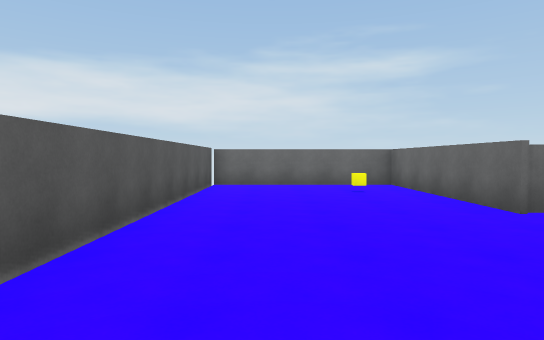
View 1 (above)

21 first-person views from a walk through a Unity game level. The camera is 1.4 m above the floor, tilts 2° down and sees 75° across. The floor is counted in squares, 2 m on a side. Each view is taken from the middle of a square. On the plan, view 1 faces up. The plan holds only what a view shows up to about 11 squares ahead; the rest is blank. The place goes on beyond the plan. The player is left out.

View 2
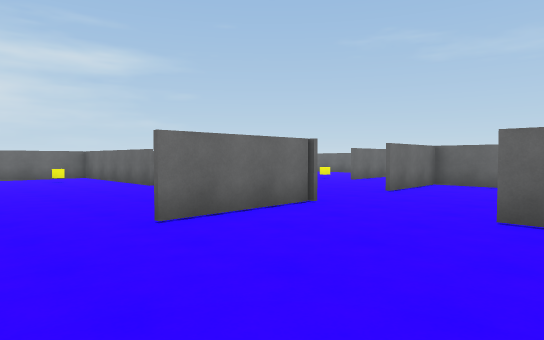

View 3
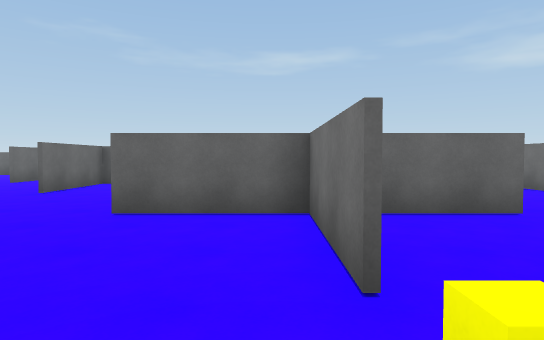

View 4
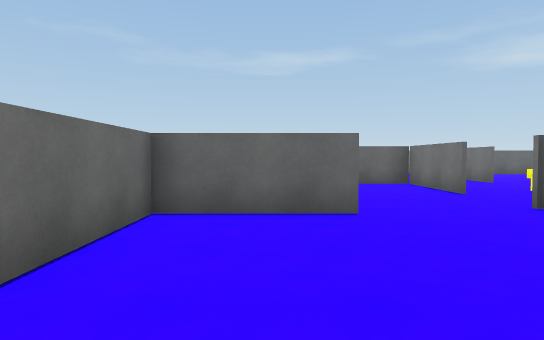

View 5
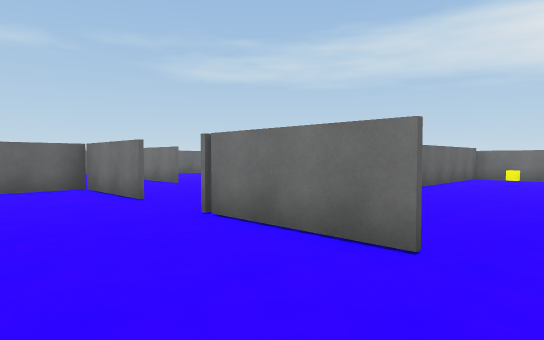

View 6
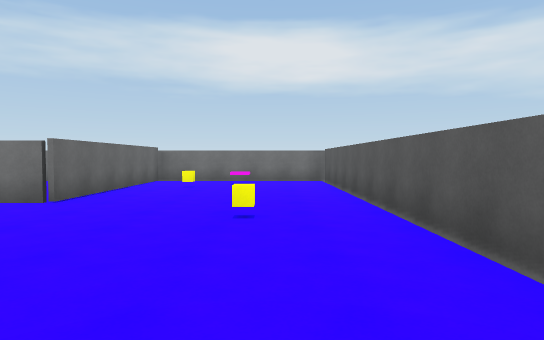

View 7
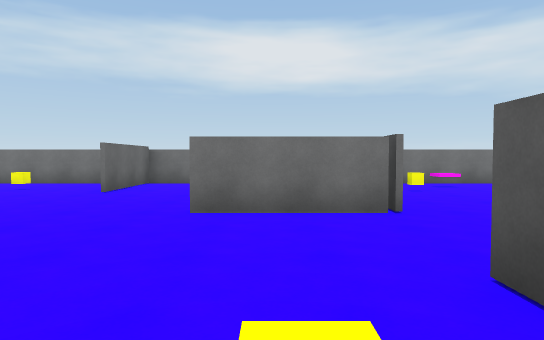

View 8
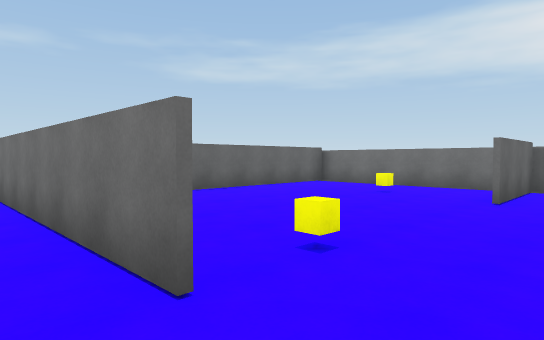

View 9
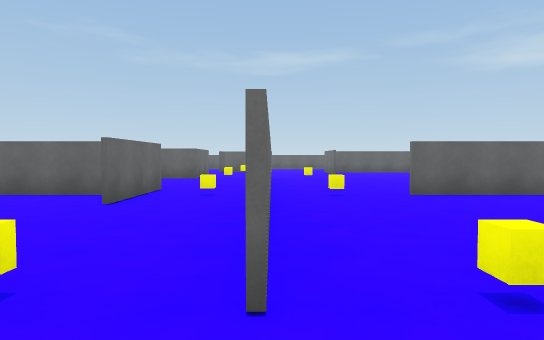

View 10
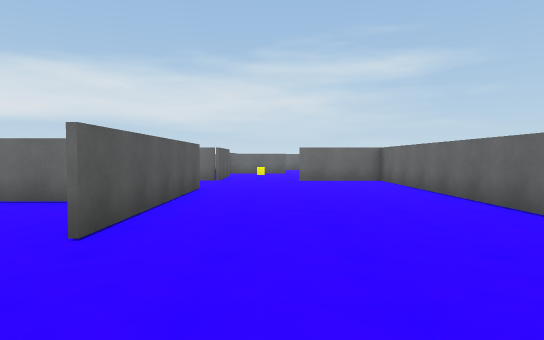

View 11
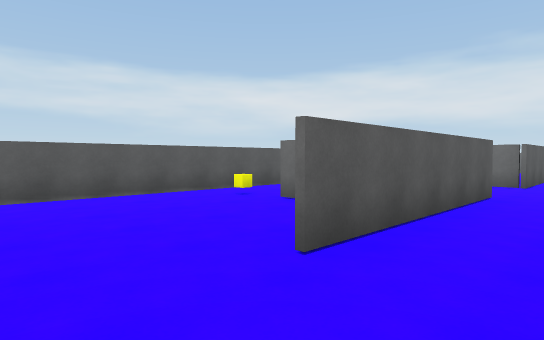

View 12
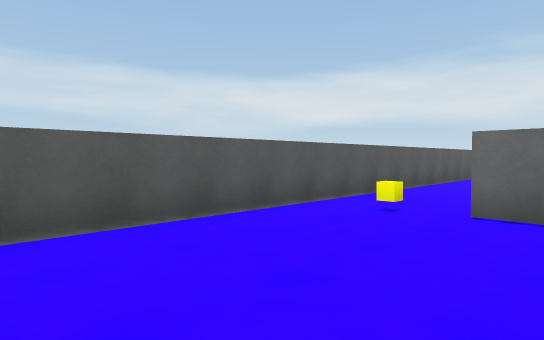

View 13
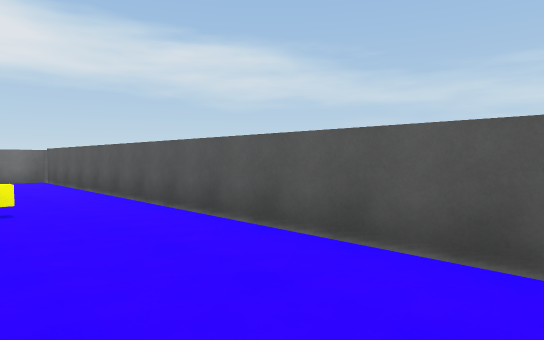

View 14
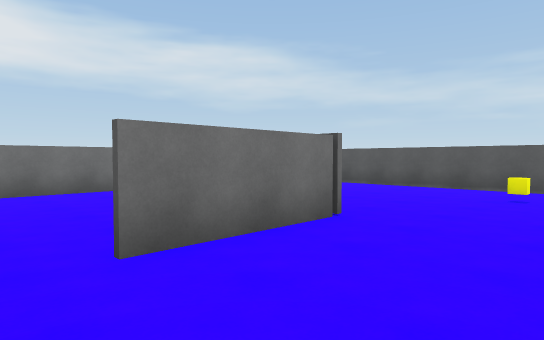

View 15
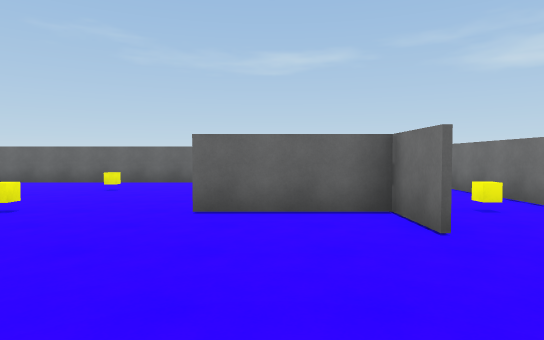

View 16
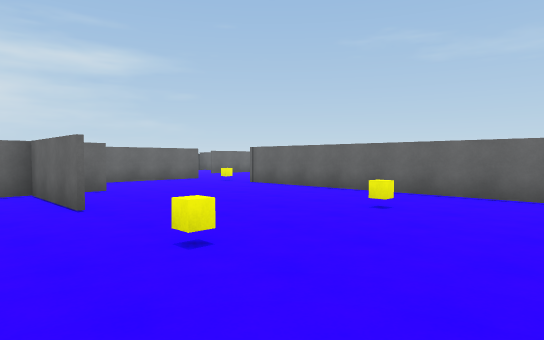

View 17
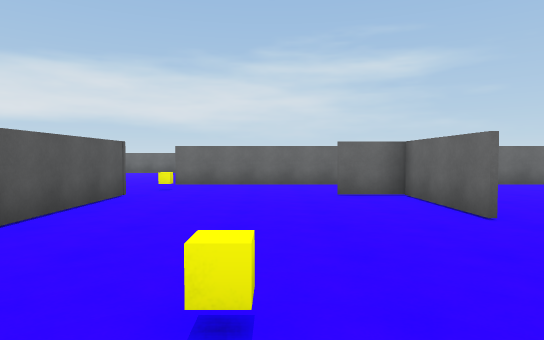

View 18
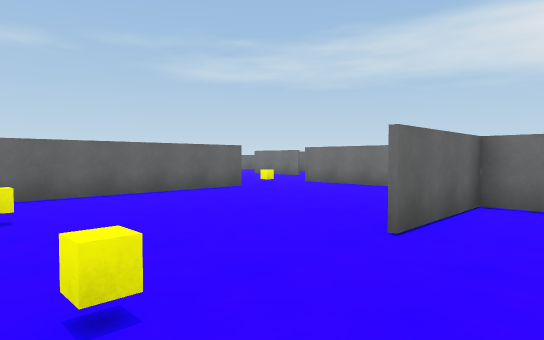

View 19
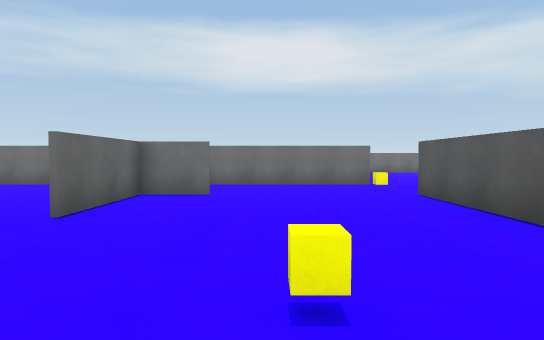

View 20
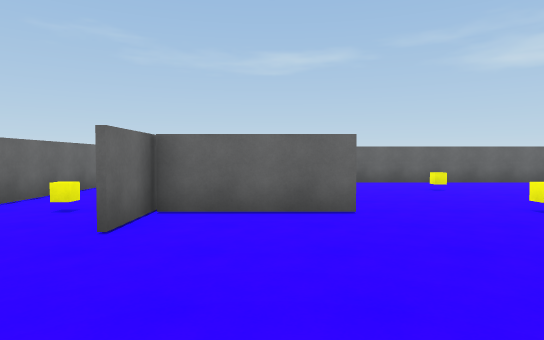

View 21
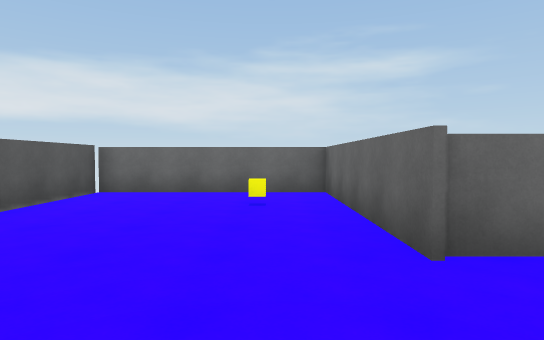

### Floor plan
Ten units are one square. View 1 is at (0, 0); x grows to the right and y downward. Boxes are objects, and circles mark ways between rooms. Rooms are numbered by the first view taken in them; rooms with no view inside come last. Other rooms are left out.
<svg viewBox="-21 -97 212 308">
<path fill="none" stroke="#000" d="M34 30 34 81M33 59 33 30M8 55 32 55M34 -4 34 5 8 5M82 69 82 5 58 5M56 105 82 105 82 90M-16 -5 -16 55M38 125 38 130M102 130 88 130M10 105 39 105M33 81 33 59M33 205 33 154 61 154M79 206 134 206 134 155M34 55 8 55M-16 55 -16 206 29 206M134 31 134 5M148 5 121 5M83 75 83 106M121 105 134 105 134 80M148 106 121 106M83 5 83 35M186 106 186 5M180 -20 85 -20M85 129 176 129M40 -45 31 -45 31 -92 -16 -92 -16 -5M29 206 79 206M82 206 82 180"/>
<rect x="-5" y="135" width="10" height="10" fill="#bbb"><title>yellow cube</title></rect>
<rect x="-5" y="55" width="10" height="10" fill="#bbb"><title>yellow cube</title></rect>
<rect x="15" y="175" width="10" height="10" fill="#bbb"><title>yellow cube</title></rect>
<rect x="45" y="115" width="10" height="10" fill="#bbb"><title>yellow cube</title></rect>
<rect x="85" y="135" width="10" height="10" fill="#bbb"><title>yellow cube</title></rect>
<rect x="105" y="185" width="10" height="10" fill="#bbb"><title>yellow cube</title></rect>
<rect x="135" y="135" width="10" height="10" fill="#bbb"><title>yellow cube</title></rect>
<rect x="85" y="115" width="10" height="10" fill="#bbb"><title>yellow cube</title></rect>
<rect x="85" y="-15" width="10" height="10" fill="#bbb"><title>yellow cube</title></rect>
<rect x="105" y="55" width="10" height="10" fill="#bbb"><title>yellow cube</title></rect>
<rect x="135" y="115" width="10" height="10" fill="#bbb"><title>yellow cube</title></rect>
<rect x="135" y="55" width="10" height="10" fill="#bbb"><title>yellow cube</title></rect>
<rect x="135" y="-15" width="10" height="10" fill="#bbb"><title>yellow cube</title></rect>
<rect x="165" y="55" width="10" height="10" fill="#bbb"><title>yellow cube</title></rect>
<rect x="15" y="-75" width="10" height="10" fill="#bbb"><title>yellow cube</title></rect>
<circle cx="-5" cy="60" r="3" fill="#2a7"/>
<circle cx="30" cy="95" r="3" fill="#2a7"/>
<circle cx="50" cy="110" r="3" fill="#2a7"/>
<circle cx="-5" cy="0" r="3" fill="#2a7"/>
<circle cx="80" cy="120" r="3" fill="#2a7"/>
<circle cx="65" cy="175" r="3" fill="#2a7"/>
<text x="40" y="40">1</text>
<text x="50" y="140">2</text>
<text x="130" y="50">3</text>
<text x="10" y="-50">4</text>
<text x="50" y="190">5</text>
</svg>
Room 1 opens to room 2. Room 1 opens to room 4. Room 2 opens to room 3. Room 2 opens to room 5.

Where each view was taken, in squares from view 1:
view 1: 0 up, 0 right, facing up
view 2: 4 down, 1 left, facing up-right
view 3: 5 down, 1 left, facing right
view 4: 7 down, 1 left, facing right
view 5: 8 down, 0 right, facing down-right
view 6: 10 down, 0 right, facing down
view 7: 11 down, 5 right, facing down
view 8: 12 down, 7 right, facing down-right
view 9: 13 down, 7 right, facing right
view 10: 11 down, 5 right, facing up
view 11: 10 down, 5 right, facing up-left
view 12: 10 down, 2 right, facing up-left
view 13: 9 down, 1 right, facing down-left
view 14: 13 down, 7 right, facing down-left
view 15: 9 down, 9 right, facing right
view 16: 8 down, 12 right, facing up-right
view 17: 7 down, 11 right, facing up
view 18: 5 down, 12 right, facing down-right
view 19: 4 down, 11 right, facing down
view 20: 2 down, 9 right, facing right
view 21: 2 up, 2 right, facing up
